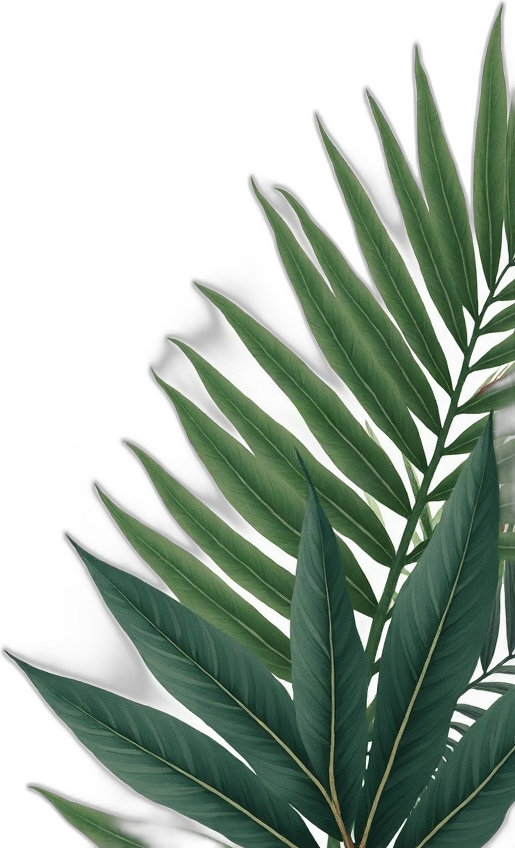
#> input picture assets/generated/banana_palm_right.png, 515 x 848 px; its folder holds only this picture in this run
$ python trim_alpha.py ../assets/generated/banana_palm_right.png
#> lines starting #> are read from the running program, lines starting #| are printed output that depends on the picture; after the words box and inside, x2 and y2 are one past the last pixel; in counts of white or black regions, pixels touching at a corner belong together
#!/usr/bin/env python3
"""Crop every transparent cutout to its alpha bounding box.

The matting models return the object centred inside the full canvas, padded
with transparency. That padding is invisible but still occupies layout space,
so an element sized by height ends up several times wider than the artwork it
shows. Trimming to the alpha bounds makes CSS sizing mean what it says.

Opaque images (backdrops, textures) are left alone.

    python scripts/trim_alpha.py            # trim in place, report
    python scripts/trim_alpha.py --dry-run
"""
import sys
import pathlib
from PIL import Image

SRC = pathlib.Path("assets/generated")
# Ignore near-zero alpha so faint matting halos don't defeat the crop.
ALPHA_FLOOR = 8

# Animation frames must keep identical framing across the whole cycle, so
# they are cropped together by scripts/gen_bird_frames.py, not here.
SKIP = {"bird_%s_%d" % (k, i) for k in "ab" for i in range(1, 5)}


def trim(path, dry=False):
#> called with dry = False
    im = Image.open(path)
#> im is the input picture: PIL image 515x848 RGBA; mean R, G, B, A 49.8, 63.8, 51.8, 138.6
    if im.mode != "RGBA":
        return None                      # opaque backdrop, nothing to do

    alpha = im.getchannel("A")
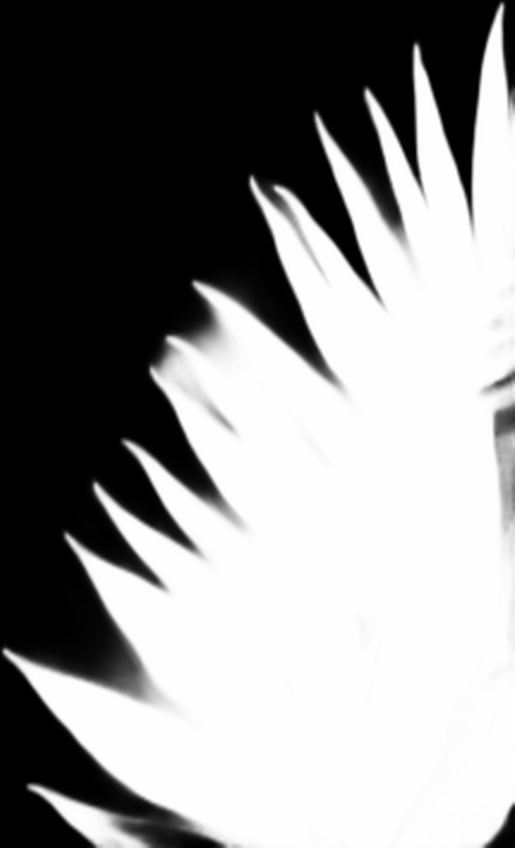
#> alpha: PIL image 515x848 L; min 0, max 255, mean 138.6
    mask = alpha.point(lambda a: 255 if a > ALPHA_FLOOR else 0)
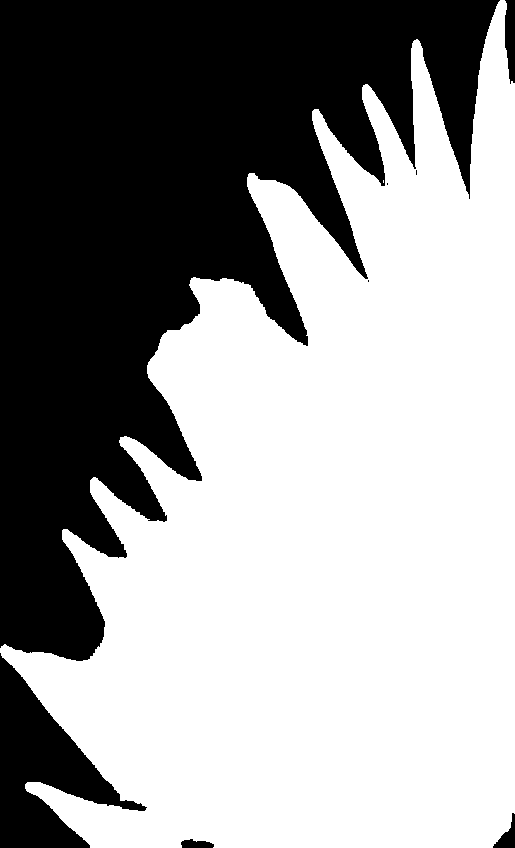
#> mask: PIL image 515x848 L; 59.9% white; 8 black regions (3 under 20 px), largest, box (x1, y1, x2, y2) and area: (0, 0, 500, 661) 162059, (0, 653, 147, 848) 11987, (505, 0, 515, 84) 695, (493, 813, 515, 848) 337, (181, 839, 214, 848) 223
    box = mask.getbbox()
#> box = (0, 0, 515, 848)
    if box is None:
        return ("EMPTY", im.size, im.size)   # fully transparent - a failed matte
    if box == (0, 0) + im.size:
        return ("FULL", im.size, im.size)    # already tight

    out = im.crop(box)
    if not dry:
        out.save(path)
    return ("TRIM", im.size, out.size)


def main():
    dry = "--dry-run" in sys.argv
    files = sorted(SRC.glob("*.png"))
    if not files:
        sys.exit("no PNGs in %s" % SRC)

    empty = []
    for f in files:
        if f.stem in SKIP:
            print("skip  %-20s animation frame (see gen_bird_frames.py)" % f.stem)
            continue
        r = trim(f, dry)
#> r = ('FULL', (515, 848), (515, 848))
        if r is None:
            print("skip  %-20s opaque" % f.stem)
            continue
        kind, before, after = r
#> kind = 'FULL'; before = (515, 848); after = (515, 848)
        if kind == "EMPTY":
            empty.append(f.stem)
            print("EMPTY %-20s matte removed everything" % f.stem)
        elif kind == "FULL":
            print("keep  %-20s %dx%d already tight" % (f.stem, *before))
#| keep  banana_palm_right    515x848 already tight
        else:
            pct = 100 * (after[0] * after[1]) / (before[0] * before[1])
            print("trim  %-20s %dx%d -> %dx%d  (%.0f%% of area)"
                  % (f.stem, before[0], before[1], after[0], after[1], pct))

    if empty:
        print("\nfully transparent, regenerate these: %s" % " ".join(empty))
        return 1
    print("\n%s%d files" % ("(dry run) " if dry else "", len(files)))
    return 0


if __name__ == "__main__":
    sys.exit(main())
#> (the program exits here)
